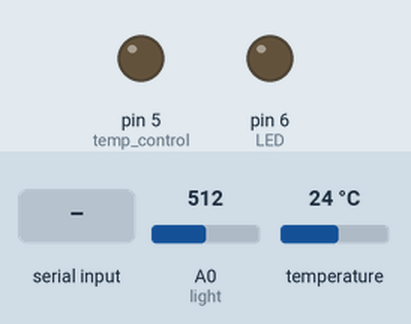
The sketch below on a simulated Arduino Uno, built with avr-gcc and run on an emulated ATmega328P. On the bench: output pins drawn as LEDs (lit = HIGH). The inputs (shaded band) are chosen by the test bench; at power-on: A0 (light) = 512, temperature 24 °C.

Above: at 1.2 s.
1.3 s: A0 (light) set to 484
At 2.6 s:
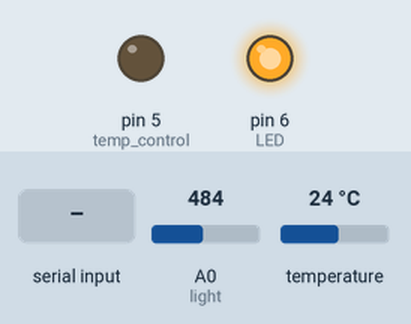
2.9 s: temperature set to 28 °C
At 3.6 s:
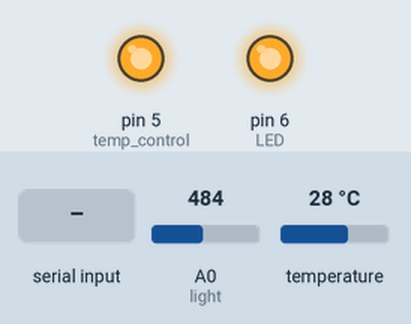
4.4 s: A0 (light) set to 375
5.9 s: A0 (light) set to 359
At 6.83 s:
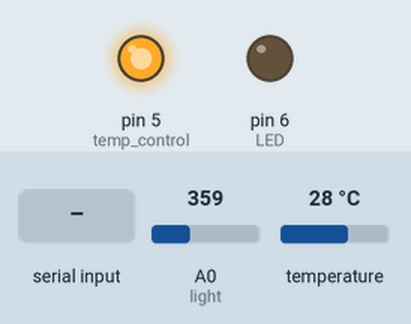
8.9 s: "t90\n" received over Serial
At 9.6 s:
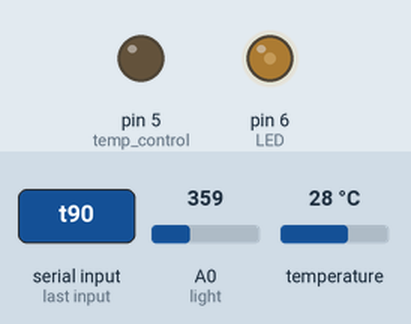
11.9 s: "n90\n" received over Serial
At 13.0 s:
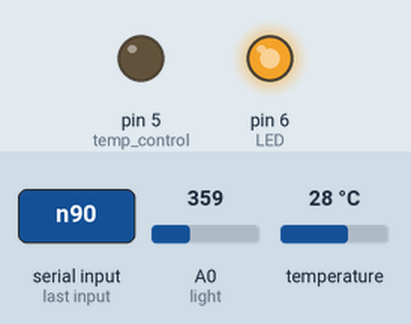
Timing chart, 0 to 14.4 s (numbered marks = the images above; inputs shaded):
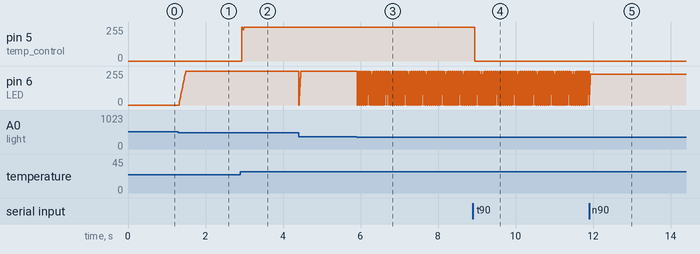

Measured:
- the behaviour switches between 502 and 501 on A0 (light) (found by bisection; images 0 and 1)
- the behaviour switches between 367 and 366 on A0 (light) (found by bisection; images 2 and 3)
- after the input at 1.3 s, pin 6 (LED): moves from 0/255 to 255/255 over 0.18 s, starting at once
- after the input at 2.9 s, pin 5 (temp_control): 0/255 → 255/255 at once
- after the input at 5.9 s, pin 6 (LED): 255/255 → 0/255 at once, then repeats every 0.05 s: 76/255 0.01 s, 153/255 0.01 s, 229/255 0.01 s, 255/255 0.01 s, 0/255 0.01 s
- after the input at 8.9 s, pin 5 (temp_control): 255/255 → 0/255 after 0.05 s
- after the input at 11.9 s, pin 6 (LED): goes on until 11.9 s, then stays 229/255

The sketch:

lighting_and_cooling.ino
```cpp
/*****************************************************
  IDP Lab 2 autolight
  Usage of ADC, PWM, feedback and control

*****************************************************/
#include <SPI.h>       // this is needed for display
#include <SD.h>
#include <Wire.h>    //I2C for touch
#include <Adafruit_GFX.h>    // Core graphics library
#include <Adafruit_ILI9341.h> // TFT by SPI library
#include <Adafruit_FT6206.h>  //touch
#include "Adafruit_HTU21DF.h"


// Define constant
#define temp_control 5

#define LED  6
//#define
//#define
#define T2_COMPARE  156     // value of the timer 2 output compare register OCR2A
                            // Sampling time (Ts) = (1/ f_clk) x prescaler x (1+OCR2A)
//Define type of controller
#define control 2          // control = 1 when select proportional controller
                           // control = 2 when select proportional-integral compensator

// Declare variable
int temp=24;
float fanspeed;
float tempCC;

int PWM_MAX=25500;
int PWM_MIN=0;

int int_adc0_ref;
int int_adc0 = 0;

int int_PWMLED = 0;
 int num;

char kc='o';

int consKp = 10;          // proportional term
int consKi = 5;
/*float consKp = 32;          // proportional term
float consKi = 30;           // integral term
float consKd = 30;*/           // integral term
int hysBand = 10;        // Hysteresis band
double e_k0 = 0, e_k1 = 0, e_k2=0;

/***********For the fan PID****************/
int temp_ref = 2600;
double fe_k0 = 0, fe_k1 = 0, fe_k2=0;
double fhysBand = 0.005;
double PWM_Power = 0;
float fconsKp = 10;          // proportional term
float fconsKi = 5;           // integral term
float fconsKd = 3;

long previousMillis = 0;
long interval = 1000;

Adafruit_HTU21DF htu = Adafruit_HTU21DF();

void setup()
{
  // put your setup code here, to run once:
  Serial.begin(9600);   // Setup serial communication 115200
  pinMode(LED, OUTPUT);   // Set LED pin as an output
  analogWrite(LED, 0);    // Set initial LED as O (duty cycle = 0)
  int_adc0_ref=analogRead(A0);

  //prepare Timer 2 interupt
  noInterrupts();
  TCCR2A = 0;
  TCCR2B = 0;
  TCNT2 = 0;

  OCR2A = T2_COMPARE;      // Sampling time (Ts) = (1/ f_clk) x prescaler x (1+OCR2A)
  TCCR2A |= (1 << WGM21);  //CTC mode
  TCCR2B |= (1 << CS22);
  TCCR2B |= (1 << CS21);   //prescaler =1024
  TCCR2B |= (1 << CS20);
  TIMSK2 |= (1 << OCIE2A); //compare match A interrupt enable
  interrupts();

 // Serial.println("HTU21D-F test");
pinMode(temp_control, OUTPUT);
 // pinMode(tempC,INPUT);
  digitalWrite(temp_control,LOW);
  if (!htu.begin()) {
    //Serial.println("Couldn't find sensor!");
    while (1);
  }
   //Serial.println("HKU EEE IDP Lab 1");

}


ISR(TIMER2_COMPA_vect)     //Timer 2 interrupt service routine T2ISR
{
  controller();  //enable to change the LED brightness

}


void loop()
{


 if (Serial.available() > 0) {


   kc = Serial.read();

   if (kc=='n'){

     // noInterrupts();

       num= Serial.parseInt();


     PWM_MAX=map(num,0,100,0,255)*100;

      //Serial.print(kc);
      //Serial.print('\t');
      //Serial.println(num);

     kc='o';

     //interrupts();

     }

   if (kc=='t'){

     // noInterrupts();
     float flt;

       flt= Serial.parseFloat();


     temp_ref=flt*100;

      //Serial.print(kc);
      //Serial.print('\t');
      //Serial.println(num);

     kc='o';

     //interrupts();

     }


 }

  //Serial.println(int_PWMLED);


//else if (kc=='f'){//Serial.println("f");


//}


//

// if(currentMillis - previousMillis > interval) {
 if(kc=='s') {

 /*Serial.print(htu.readTemperature());
 Serial.print("\t\t");
  Serial.println(PWM_Power);
  Serial.println(htu.readHumidity());*/

  Serial.print("{\"current\":");
  Serial.print(int_PWMLED);
  Serial.print(",\"max\":");
  Serial.print(PWM_MAX);
   Serial.print(",\"temp\":");
  Serial.print(tempCC);
  Serial.print(",\"hum\":");
  Serial.print(htu.readHumidity());
  Serial.print(",\"targettemp\":");
  Serial.print(temp_ref);
  Serial.print(",\"fanspeed\":");
  Serial.print(PWM_Power);
   Serial.println("}");
  //{"lamp":{"current":"PWM_led","max":"(PWM_MAX)"},"weather":{"temp":"","hum":"","targettemp":"","fanspeed":""}}

  //previousMillis = currentMillis;
 kc='o';
 }

  adc_task();

  delay(5);

}

void adc_task()  //read ADC and output to PWMLED and Fan speed control
{
  tempCC=htu.readTemperature();
  analogWrite(temp_control, PWM_Power/100);
  fe_k0 =( tempCC* 100)- temp_ref;     // Calculate present error

  if(abs(fe_k0)>fhysBand){
    PWM_Power = PWM_Power + (fconsKp * (fe_k0 - fe_k1)) + (fconsKp * fconsKi * fe_k0) + ((fconsKp * fconsKd) *(fe_k0+fe_k2-2*fe_k1));

    fe_k2=fe_k1;
    fe_k1 = fe_k0;                         // Save previous errors


     if (PWM_Power > 25500)    // Limit maximum PWM
  {
    PWM_Power = 25500;
  }
  if (PWM_Power < 0)   // Limit minimum PWM
  {
    PWM_Power = 0;
  }


   }


}


void controller()
{
  // put your main code here, to run repeatedly:


  //if (kc!='f'){

    //Serial.println("on");


  analogWrite(LED, int_PWMLED/100);
  //Serial.println(int_PWMLED);
  int_adc0 = analogRead(A0); // Read the light intensity from the photo-resistor
  e_k1 = int_adc0_ref - int_adc0;     // Calculate present error

  if(abs(e_k1)>hysBand)
  {
  switch (control)
  {
  case 1: //  Call function controller_P
  controller_P();
    break;
  case 2: //  Call function controller_PI
  controller_PI();
  break;
  }

  }


  //}


  /*else if (kc=='f'){

    //Serial.print(kc);
    //  Serial.println("off");
    int_PWMLED=0;
     analogWrite(LED, int_PWMLED);


  }*/
}


void controller_P()
{
  // digital P controller. consKp represents propertional gain Kp
  int_PWMLED = consKp * e_k1;
  limiter();
}

void controller_PI()
{
  // digital PI controller controller, consKp represents propertional gain Kp, consKi represents the ratio of sanpling time (Ts) / integral time(Ti)
  int_PWMLED = int_PWMLED + (consKp * (e_k1 - e_k0)) + (consKp * consKi * e_k1);
  e_k0 = e_k1;  // Save previous error
 // int_PWMLED = int_PWMLED  + (consKp * (e_k0 - e_k1)) + (consKp * consKi * e_k0) + ((consKp * consKd) *(e_k0+e_k2-2*e_k1));

    //e_k2=e_k1;
    //e_k1 = e_k0;
  limiter();
}

void limiter()
{
    if (int_PWMLED > PWM_MAX)    // Limit maximum PWM
  {
    int_PWMLED = PWM_MAX;
  }
  if (int_PWMLED < PWM_MIN)   // Limit minimum PWM
  {
    int_PWMLED = PWM_MIN;
  }
}
```
